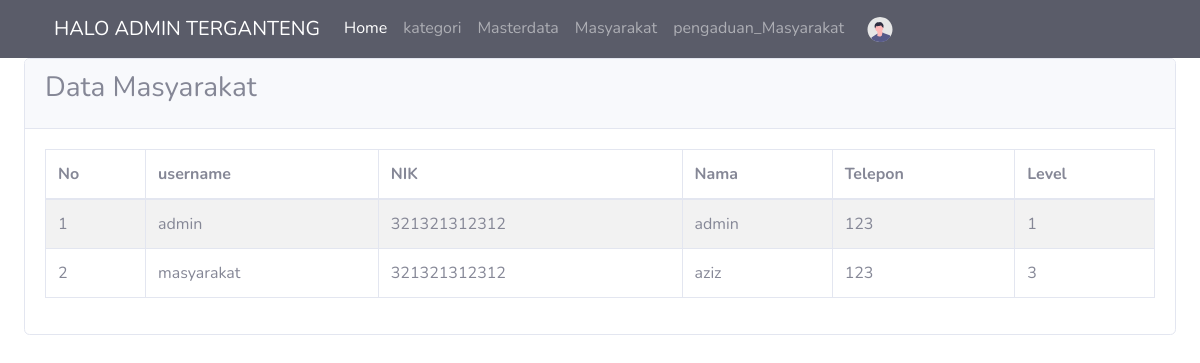
Before: /index.php/admin_zz/masyarakat with the older database file.
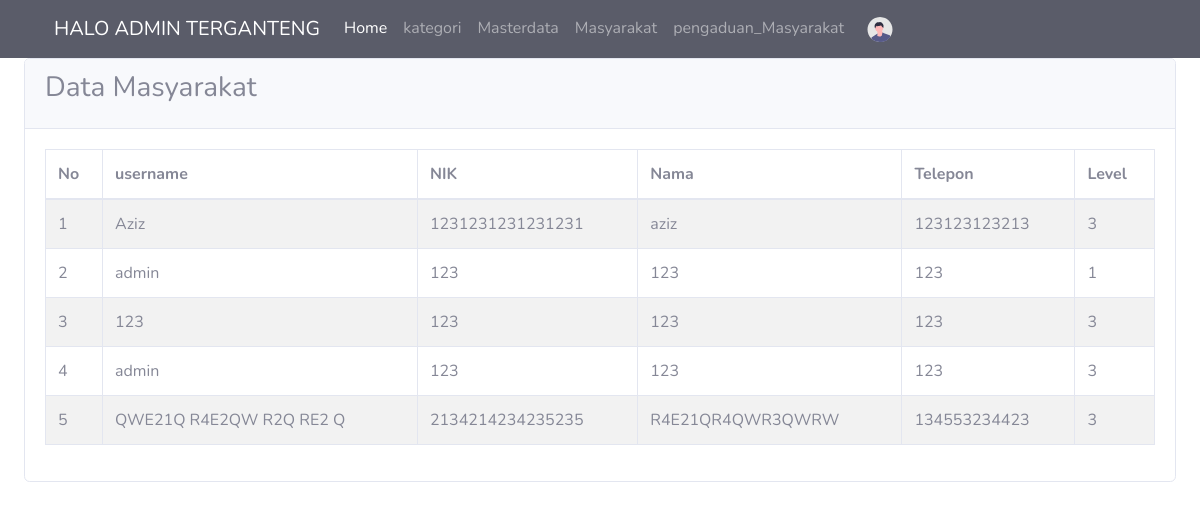
After: the same page with the newer database file.
### tables this page shows
CREATE TABLE `masyarakat` (
  `id` int(11) NOT NULL,
  `nik` char(16) NOT NULL,
  `nama` varchar(35) NOT NULL,
  `username` varchar(25) NOT NULL,
  `password` varchar(128) NOT NULL,
  `telepon` varchar(12) NOT NULL,
  `is_active` int(11) NOT NULL,
  `level` int(11) NOT NULL
);

### application/controllers/Admin_zz.php (called while the page is built, shortened)
<?php
class admin_zz extends CI_Controller
{
    public function masyarakat()
    {
        $data['title'] = 'Home Page';
        $data['user'] = $this->db->get_where('petugas', ['username' => $this->session->userdata('username')])->row_array();
        $data['masyarakat'] = $this->db->get('masyarakat')->result_array();
        $data['title'] = 'Pengaduan';
          $this->load->view('pisah/header', $data);
        $this->load->view('pisah/topbar', $data);
        $this->load->view('pisah/sidebar', $data);
        $this->load->view('admin/masyarakat_zz', $data);
         $this->load->view('pisah/footer', $data);
    }
}

### index.php (called while the page is built, shortened)
<?php
require_once BASEPATH.'core/CodeIgniter.php';

### application/views/admin/masyarakat_zz.php (the view, shortened to what this page needs)
<section class="content">
    <div class="container-fluid">
        <div class="card">
            <div class="card-header">
                <h3 class="card-title">Data Masyarakat</h3>
            </div>
            <div class="card-body">
                <table id="example1" class="table table-bordered table-striped">
                    <thead>
                        <tr>
                            <th>No</th>
                            <th>username</th>
                            <th>NIK</th>
                            <th>Nama</th>
                            <th>Telepon</th>
                            <th>Level</th>
                        </tr>
                    </thead>
                    <?php $i = 1 ?>
                    <?php foreach ($masyarakat as $al) : ?>
                        <tr>
                            <td><?= $i ?></td>
                            <td><?= $al['username'] ?></td>
                            <td><?= $al['nik'] ?></td>
                            <td><?= $al['nama'] ?></td>
                            <td><?= $al['telepon'] ?></td>
                            <td><?= $al['level'] ?></td>
                        </tr>
                    <?php $i++;
                    endforeach ?>
                </table>
            </div>
        </div>
    </div>
</section>

Changed rows visible on the page:
removed masyarakat: username "admin", nik "321321312312", nama "admin", telepon "123", level "1"
removed masyarakat: username "masyarakat", nik "321321312312", nama "aziz", telepon "123", level "3"
added masyarakat: username "Aziz", nik "1231231231231231", nama "aziz", telepon "123123123213", level "3"
added masyarakat: username "admin", nik "123", nama "123", telepon "123", level "1"
added masyarakat: username "123", nik "123", nama "123", telepon "123", level "3"
added masyarakat: username "admin", nik "123", nama "123", telepon "123", level "3"
added masyarakat: username "QWE21Q R4E2QW R2Q RE2 Q", nik "2134214234235235", nama "R4E21QR4QWR3QWRW", telepon "134553234423", level "3"
